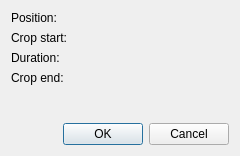
<?xml version="1.0" encoding="UTF-8"?>
<ui version="4.0">
 <author>
SPDX-FileCopyrightText: none
SPDX-License-Identifier: GPL-3.0-or-later OR LicenseRef-KDE-Accepted-GPL
 </author>
 <class>ClipDurationDialog_UI</class>
 <widget class="QDialog" name="ClipDurationDialog_UI">
  <property name="geometry">
   <rect>
    <x>0</x>
    <y>0</y>
    <width>230</width>
    <height>156</height>
   </rect>
  </property>
  <property name="windowTitle">
   <string>Duration</string>
  </property>
  <layout class="QGridLayout" name="gridLayout">
   <item row="4" column="1">
    <widget class="TimecodeDisplay" name="m_cropEnd">
     <property name="enabled">
      <bool>true</bool>
     </property>
    </widget>
   </item>
   <item row="1" column="1">
    <widget class="TimecodeDisplay" name="m_cropStart"/>
   </item>
   <item row="1" column="0">
    <widget class="QLabel" name="crop_label">
     <property name="text">
      <string>Crop start:</string>
     </property>
    </widget>
   </item>
   <item row="0" column="0">
    <widget class="QLabel" name="position_label">
     <property name="text">
      <string>Position:</string>
     </property>
    </widget>
   </item>
   <item row="6" column="0" colspan="2">
    <widget class="QDialogButtonBox" name="buttonBox">
     <property name="orientation">
      <enum>Qt::Horizontal</enum>
     </property>
     <property name="standardButtons">
      <set>QDialogButtonBox::Cancel|QDialogButtonBox::Ok</set>
     </property>
    </widget>
   </item>
   <item row="2" column="0">
    <widget class="QLabel" name="duration_label">
     <property name="text">
      <string>Duration:</string>
     </property>
    </widget>
   </item>
   <item row="0" column="1">
    <widget class="TimecodeDisplay" name="m_pos"/>
   </item>
   <item row="5" column="0" colspan="2">
    <spacer name="verticalSpacer">
     <property name="orientation">
      <enum>Qt::Vertical</enum>
     </property>
     <property name="sizeHint" stdset="0">
      <size>
       <width>218</width>
       <height>2</height>
      </size>
     </property>
    </spacer>
   </item>
   <item row="2" column="1">
    <widget class="TimecodeDisplay" name="m_dur"/>
   </item>
   <item row="4" column="0">
    <widget class="QLabel" name="end_label">
     <property name="text">
      <string>Crop end:</string>
     </property>
    </widget>
   </item>
  </layout>
 </widget>
 <customwidgets>
  <customwidget>
   <class>TimecodeDisplay</class>
   <extends>QWidget</extends>
   <header>widgets/timecodedisplay.h</header>
  </customwidget>
 </customwidgets>
 <resources/>
 <connections>
  <connection>
   <sender>buttonBox</sender>
   <signal>accepted()</signal>
   <receiver>ClipDurationDialog_UI</receiver>
   <slot>accept()</slot>
   <hints>
    <hint type="sourcelabel">
     <x>248</x>
     <y>254</y>
    </hint>
    <hint type="destinationlabel">
     <x>157</x>
     <y>274</y>
    </hint>
   </hints>
  </connection>
  <connection>
   <sender>buttonBox</sender>
   <signal>rejected()</signal>
   <receiver>ClipDurationDialog_UI</receiver>
   <slot>reject()</slot>
   <hints>
    <hint type="sourcelabel">
     <x>316</x>
     <y>260</y>
    </hint>
    <hint type="destinationlabel">
     <x>286</x>
     <y>274</y>
    </hint>
   </hints>
  </connection>
 </connections>
</ui>
